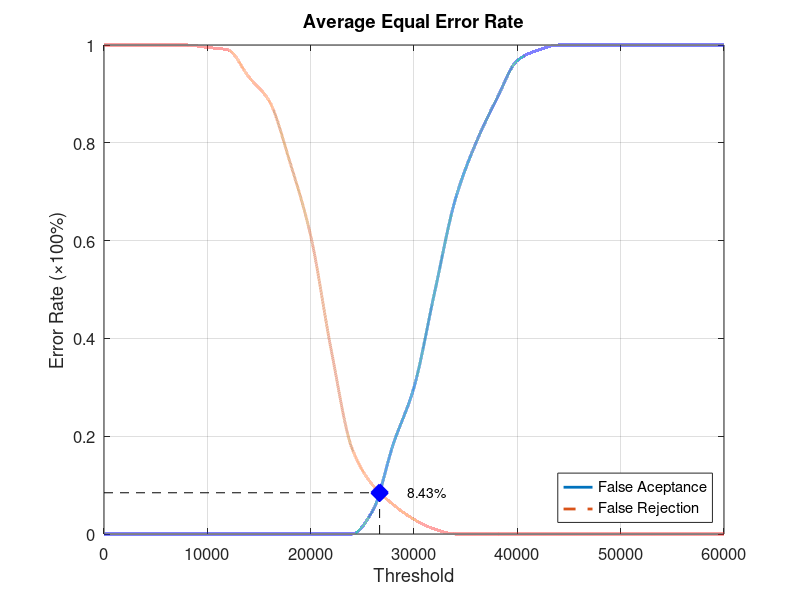
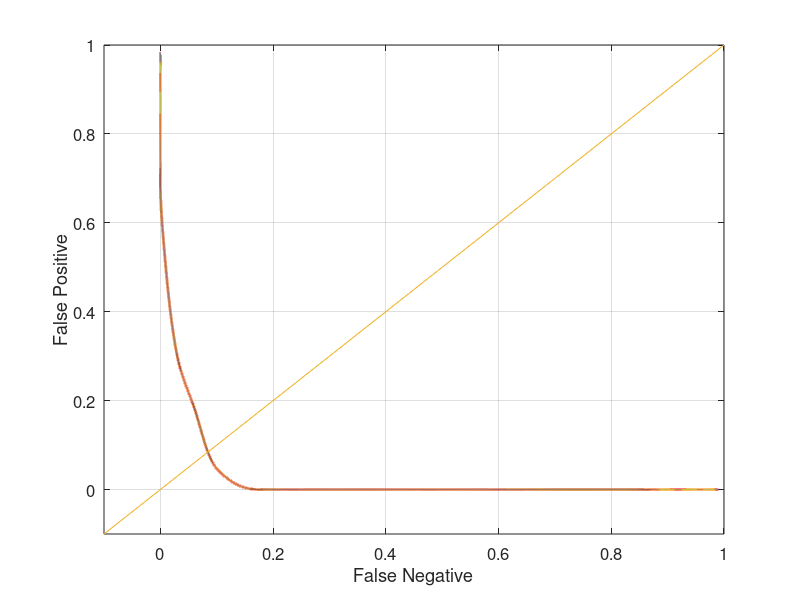

The MATLAB script that drew these images, in order:
function yEER = Database5_4
close all;
clear;
clc;
x = 0:2000:60000;
xq = 0:0.5:60000;

y0 = [0 0 0 0 0 0 0 0 0 0 0 0 0 0.0473684 0.184211 0.3 0.494737 0.684211 0.8 0.889474 0.968421 0.989474 1 1 1 1 1 1 1 1 1];
yy0 = interp1(x, y0, xq, 'pchip');
y1 = [1 1 1 1 1 0.995 0.99 0.935 0.885 0.76 0.61 0.375 0.175 0.1 0.06 0.03 0.01 0 0 0 0 0 0 0 0 0 0 0 0 0 0];
yy1 = interp1(x, y1, xq, 'pchip');

% Calculating EER: 
y2 = abs(y0 - y1);
find(y2 == min(y2))
yy2 = abs(yy0 - yy1);
xEER = find(yy2 == min(yy2));
xEERIndex = xq(xEER) % X-axis EER
yEER = yy0(xEER) % Y-axis EER

main = figure
plot(xq, yy0,'-','LineWidth', 2);	hold on
plot(xq, yy1,'--','LineWidth', 2);	hold on
plot([xEERIndex xEERIndex], [0 yEER], 'k--');	hold on
plot([0 xEERIndex], [yEER yEER], 'k--');	hold on
plot(xEERIndex, yEER, 'bx', 'LineWidth', 10);	hold on
text(xEERIndex + 10 * xEERIndex / 100, yEER, [num2str(round((10000 * yEER)) / 100) '%'])
legend('False Aceptance', 'False Rejection', 'Location', 'SouthEast')
xlabel('Threshold')
ylabel('Error Rate (\times100%)')
title('Average Equal Error Rate')
set(gca, 'FontSize', 12)
axis([0 60000 0 1])
grid on

print(main, 'Database5_4Main', '-dpng');
FNRxFPR = figure('Color', [1 1 1]);
plot(yy1, yy0, '-', yy1, yy0, 'LineWidth', 2);
hold on
y = -0.1:0.1:1
plot(y, y); 
set(gca, 'FontSize', 12)
xlabel('False Negative')
ylabel('False Positive')
axis([-0.1 1 -0.1 1])
set(gca, 'FontSize', 12)
grid on

print(FNRxFPR, 'Database5_4FNRxFPR','-dpng');
end
